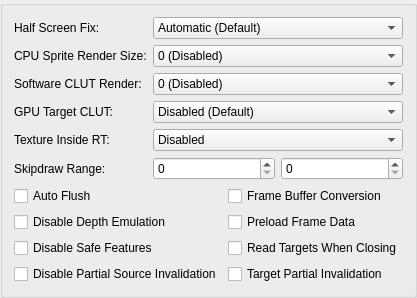
     <widget class="QGroupBox" name="hardwareFixesTab">
      <attribute name="title">
       <string>Hardware Fixes</string>
      </attribute>
      <layout class="QFormLayout" name="hardwareFixesLayout">
       <item row="0" column="0">
        <widget class="QLabel" name="label_10">
         <property name="text">
          <string>Half Screen Fix:</string>
         </property>
        </widget>
       </item>
       <item row="0" column="1">
        <widget class="QComboBox" name="halfScreenFix">
         <item>
          <property name="text">
           <string>Automatic (Default)</string>
          </property>
         </item>
         <item>
          <property name="text">
           <string>Force Disabled</string>
          </property>
         </item>
         <item>
          <property name="text">
           <string>Force Enabled</string>
          </property>
         </item>
        </widget>
       </item>
       <item row="1" column="0">
        <widget class="QLabel" name="label_36">
         <property name="text">
          <string>CPU Sprite Render Size:</string>
         </property>
        </widget>
       </item>
       <item row="1" column="1">
        <widget class="QComboBox" name="cpuSpriteRenderBW">
         <item>
          <property name="text">
           <string>0 (Disabled)</string>
          </property>
         </item>
         <item>
          <property name="text">
           <string>1 (64 Max Width)</string>
          </property>
         </item>
         <item>
          <property name="text">
           <string>2 (128 Max Width)</string>
          </property>
         </item>
         <item>
          <property name="text">
           <string>3 (192 Max Width)</string>
          </property>
         </item>
         <item>
          <property name="text">
           <string>4 (256 Max Width)</string>
          </property>
         </item>
         <item>
          <property name="text">
           <string>5 (320 Max Width)</string>
          </property>
         </item>
         <item>
          <property name="text">
           <string>6 (384 Max Width)</string>
          </property>
         </item>
         <item>
          <property name="text">
           <string>7 (448 Max Width)</string>
          </property>
         </item>
         <item>
          <property name="text">
           <string>8 (512 Max Width)</string>
          </property>
         </item>
         <item>
          <property name="text">
           <string>9 (576 Max Width)</string>
          </property>
         </item>
         <item>
          <property name="text">
           <string>10 (640 Max Width)</string>
          </property>
         </item>
        </widget>
       </item>
       <item row="2" column="0">
        <widget class="QLabel" name="label_16">
         <property name="text">
          <string>Software CLUT Render:</string>
         </property>
        </widget>
       </item>
       <item row="2" column="1">
        <widget class="QComboBox" name="cpuCLUTRender">
         <property name="currentText">
          <string extracomment="0 (Disabled)">0 (Disabled)</string>
         </property>
         <property name="currentIndex">
          <number>0</number>
         </property>
         <item>
          <property name="text">
           <string>0 (Disabled)</string>
          </property>
         </item>
         <item>
          <property name="text">
           <string>1 (Normal)</string>
          </property>
         </item>
         <item>
          <property name="text">
           <string>2 (Aggressive)</string>
          </property>
         </item>
        </widget>
       </item>
       <item row="3" column="0">
        <widget class="QLabel" name="label_47">
         <property name="text">
          <string>GPU Target CLUT:</string>
         </property>
        </widget>
       </item>
       <item row="3" column="1">
        <widget class="QComboBox" name="gpuTargetCLUTMode">
         <item>
          <property name="text">
           <string>Disabled (Default)</string>
          </property>
         </item>
         <item>
          <property name="text">
           <string>Enabled (Exact Match)</string>
          </property>
         </item>
         <item>
          <property name="text">
           <string>Enabled (Check Inside Target)</string>
          </property>
         </item>
        </widget>
       </item>
       <item row="5" column="0">
        <widget class="QLabel" name="label_12">
         <property name="text">
          <string>Skipdraw Range:</string>
         </property>
        </widget>
       </item>
       <item row="5" column="1">
        <layout class="QHBoxLayout" name="horizontalLayout">
         <item>
          <widget class="QSpinBox" name="skipDrawStart">
           <property name="maximum">
            <number>10000</number>
           </property>
          </widget>
         </item>
         <item>
          <widget class="QSpinBox" name="skipDrawEnd">
           <property name="maximum">
            <number>10000</number>
           </property>
          </widget>
         </item>
        </layout>
       </item>
       <item row="6" column="0" colspan="2">
        <layout class="QGridLayout" name="gridLayout">
         <item row="1" column="1">
          <widget class="QCheckBox" name="preloadFrameData">
           <property name="text">
            <string>Preload Frame Data</string>
           </property>
          </widget>
         </item>
         <item row="1" column="0">
          <widget class="QCheckBox" name="disableDepthEmulation">
           <property name="text">
            <string>Disable Depth Emulation</string>
           </property>
          </widget>
         </item>
         <item row="3" column="0">
          <widget class="QCheckBox" name="disablePartialInvalidation">
           <property name="text">
            <string>Disable Partial Source Invalidation</string>
           </property>
          </widget>
         </item>
         <item row="2" column="0">
          <widget class="QCheckBox" name="disableSafeFeatures">
           <property name="text">
            <string>Disable Safe Features</string>
           </property>
          </widget>
         </item>
         <item row="3" column="1">
          <widget class="QCheckBox" name="targetPartialInvalidation">
           <property name="text">
            <string>Target Partial Invalidation</string>
           </property>
          </widget>
         </item>
         <item row="0" column="1">
          <widget class="QCheckBox" name="frameBufferConversion">
           <property name="text">
            <string>Frame Buffer Conversion</string>
           </property>
          </widget>
         </item>
         <item row="0" column="0">
          <widget class="QCheckBox" name="hwAutoFlush">
           <property name="text">
            <string>Auto Flush</string>
           </property>
          </widget>
         </item>
         <item row="2" column="1">
          <widget class="QCheckBox" name="readTCOnClose">
           <property name="text">
            <string>Read Targets When Closing</string>
           </property>
          </widget>
         </item>
        </layout>
       </item>
       <item row="4" column="0">
        <widget class="QLabel" name="label_45">
         <property name="text">
          <string>Texture Inside RT:</string>
         </property>
        </widget>
       </item>
       <item row="4" column="1">
        <widget class="QComboBox" name="textureInsideRt">
         <item>
          <property name="text">
           <string>Disabled</string>
          </property>
         </item>
         <item>
          <property name="text">
           <string>Inside Target</string>
          </property>
         </item>
         <item>
          <property name="text">
           <string>Merge Targets</string>
          </property>
         </item>
        </widget>
       </item>
      </layout>
     </widget>
